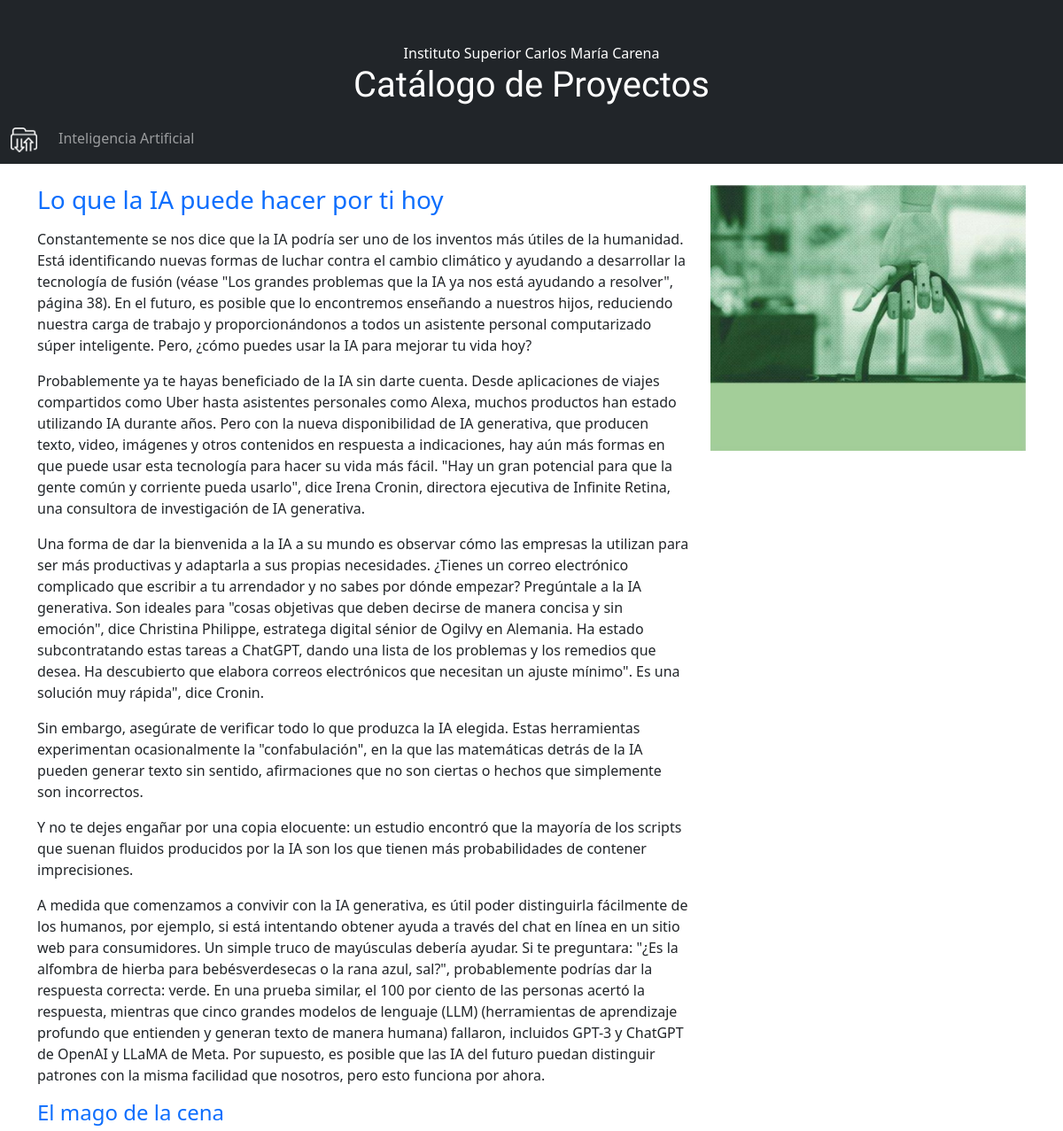
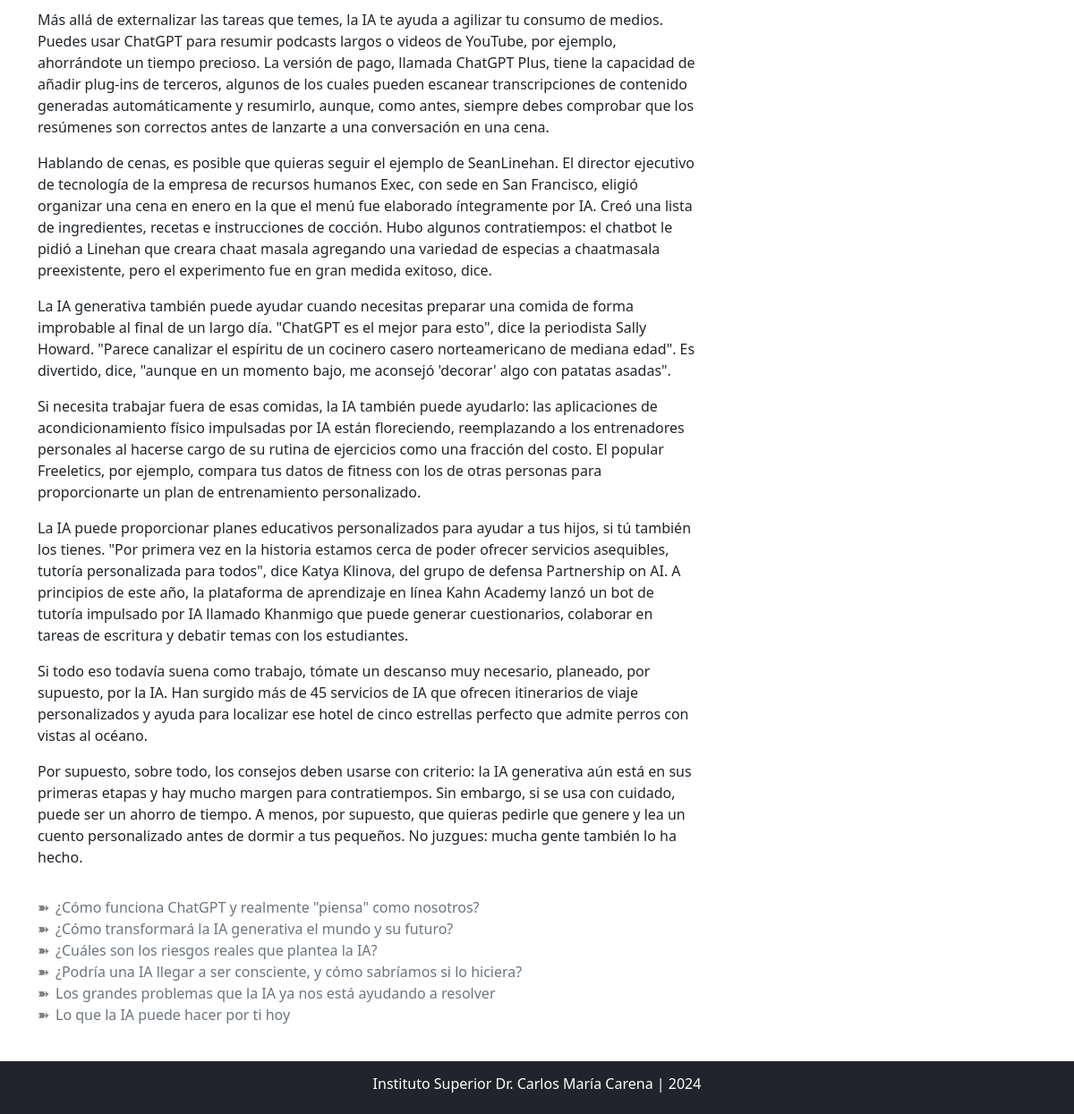
Page /ia/seccion/6/ on the committed database (2 pictures, top to bottom).
### FeriaCiencias/models.py (models this page shows, shortened)
class Proyecto(models.Model):
    id = models.IntegerField(primary_key=True)
    nombre = models.CharField(max_length=50)
    titulo = models.CharField(max_length=100)
    descripcion = models.TextField()
    imagen = models.CharField(max_length=100)
    link = models.CharField(max_length=100, default='', null=True)

class Seccion(models.Model):
    id = models.IntegerField(primary_key=True)
    titulo = models.CharField(max_length=100)
    descripcion = models.TextField()
    imagen = models.CharField(max_length=100)
    idProyecto = models.ForeignKey(Proyecto, on_delete=models.PROTECT)
    link = models.CharField(max_length=100, default='', null=True)

class Articulo(models.Model):
    id = models.IntegerField(primary_key=True)
    titulo = models.CharField(max_length=100)
    descripcion = models.TextField()
    idSeccion = models.ForeignKey(Seccion, on_delete=models.PROTECT)
    link = models.CharField(max_length=100, default='', null=True)

### FeriaCiencias/views.py (the view)
# urls.py: path('ia/seccion/<int:pk>/', views.seccion, name='seccion'),
def seccion(request, pk):
    proyectos = Proyecto.objects.all()
    secciones = Seccion.objects.all()
    seccion = Seccion.objects.get(id=pk)
    articulos = Articulo.objects.filter(idSeccion__titulo__icontains=seccion.titulo)
    context = {"proyectos": proyectos, "secciones": secciones, "seccion": seccion, "articulos": articulos}
    return render(request, "ia/seccion.html", context)

### Carena/templates/IA/seccion.html
{% extends "base.html" %}
{% load static %}
{% block content %}
    <div id="contenido" class="container">
        <div class="row">
            <div class="col-md-8">
                <h3 class="text-primary pb-2">{{ seccion.titulo }}</h3>
                {{ seccion.descripcion|safe }}
                {% for a in articulos %}
                    <h4 class="text-primary pb-2">{{ a.titulo }}</h4>
                    {{ a.descripcion|safe }}
                {% endfor %}
            </div>
            <div class="col-md-4" id="imagen"
                 style="background-image: url('{% static seccion.imagen %}');
                         background-position: center;
                         height: 300px;
                         background-size: contain;
                         background-repeat: no-repeat">
            </div>
        </div>
        <div class="row">
            <div class="col-12 pt-3 text-secondary">
                <ul class="lista-flechas">
                {% for s in secciones %}
                    <li><a class="text-decoration-none text-secondary" href="{{ s.link }}/{{ s.id }}">{{ s.titulo }}</a></li>
                {% endfor %}
                </ul>
            </div>
        </div>
    </div>
{% endblock %}

### Carena/templates/base.html (shortened to what this page needs)
{% load static %}
<!DOCTYPE html>
<html lang="en">
<head>
    {% load bootstrap5 %}
    {% bootstrap_css %}
    <link rel="stylesheet" href="{% static 'estilos.css' %}">
</head>
<body>
    <div class="d-flex flex-column min-vh-100">
        <header class="container-fluid bg-dark text-white text-center" style="padding-top: 3rem;">
            <p style="margin-bottom: 0;">Instituto Superior Carlos María Carena</p>
            <h1 class="anton-sc-regular">Catálogo de Proyectos</h1>
        </header>
        <nav class="navbar navbar-expand-sm bg-dark navbar-dark sticky-top mb-4">
            <div class="container-fluid">
                <a class="navbar-brand" href="/index">
                    <img src="{% static '/img/LogoCarpeta.png' %}" style="width: 30px;")>
                </a>
                <div class="collapse navbar-collapse" id="collapsibleNavbar">
                    <ul class="navbar-nav">
                        {% for p in proyectos %}
                        <li class="nav-item">
                            <a class="nav-link" href="{{ p.link }}/{{ p.id }}">{{ p.nombre }}</a>
                        </li>
                        {% endfor %}
                    </ul>
                </div>
            </div>
        </nav>
        <main class="flex-fill">
            {% block content %}
            {% endblock %}
        </main>
        <footer class="container-fluid bg-dark text-center p-3 text-white mt-4">
            <h6>Instituto Superior Dr. Carlos María Carena | 2024</h6>
        </footer>
    </div>
</body>
</html>

### Carena/static/estilos.css (style rules this page uses)
body { margin: 0; padding: 0; min-height: 100vh; box-sizing: border-box; }
ul.lista-flechas { list-style-type: none; padding: 0; }
ul.lista-flechas li { position: relative; padding-left: 20px; }
ul.lista-flechas li::before { content: '\27BD'; position: absolute; left: 0; color: grey; }

### Carena/templates/base.html (style rules this page uses)
.anton-sc-regular { font-family: "Anton SC", sans-serif; font-weight: 400; font-style: normal; }

### rows in the picture
Proyecto: nombre "Inteligencia Artificial"
Seccion: titulo "Lo que la IA puede hacer por ti hoy", descripcion "Constantemente se nos dice que la IA podría ser uno de los inventos más útiles de la humanidad. Está identificando nuevas formas de luchar contra el cambio climático y ayudando a desarrollar la tecnología de fusión (véase \"Los grandes problemas que la IA ya nos está ayudando a resolver\", página 38). En el futuro, es posible que lo encontremos enseñando a nuestros hijos, reduciendo nuestra carga de trabajo y proporcionándonos a todos un asistente personal computarizado súper inteligente. Pero, ¿cómo puedes usar la IA para mejorar tu vida hoy? Probablemente ya te hayas beneficiado de la IA sin darte cuenta. Desde aplicaciones de viajes compartidos como Uber hasta asistentes personales como…", imagen (picture)
Articulo: titulo "El mago de la cena", descripcion "Más allá de externalizar las tareas que temes, la IA te ayuda a agilizar tu consumo de medios. Puedes usar ChatGPT para resumir podcasts largos o videos de YouTube, por ejemplo, ahorrándote un tiempo precioso. La versión de pago, llamada ChatGPT Plus, tiene la capacidad de añadir plug-ins de terceros, algunos de los cuales pueden escanear transcripciones de contenido generadas automáticamente y resumirlo, aunque, como antes, siempre debes comprobar que los resúmenes son correctos antes de lanzarte a una conversación en una cena. Hablando de cenas, es posible que quieras seguir el ejemplo de SeanLinehan. El director ejecutivo de tecnología de la empresa de recursos humanos Exec, con sede en…"
Seccion: titulo "¿Cómo funciona ChatGPT y realmente \"piensa\" como nosotros?"
Seccion: titulo "¿Cómo transformará la IA generativa el mundo y su futuro?"
Seccion: titulo "¿Cuáles son los riesgos reales que plantea la IA?"
Seccion: titulo "¿Podría una IA llegar a ser consciente, y cómo sabríamos si lo hiciera?"
Seccion: titulo "Los grandes problemas que la IA ya nos está ayudando a resolver"
